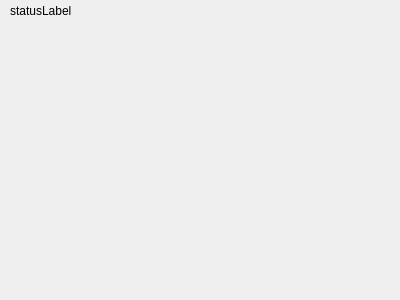
<?xml version="1.0" encoding="UTF-8"?>
<ui version="4.0">
 <class>VideoWidget</class>
 <widget class="QWidget" name="VideoWidget">
  <property name="geometry">
   <rect>
    <x>0</x>
    <y>0</y>
    <width>400</width>
    <height>300</height>
   </rect>
  </property>
  <property name="windowTitle">
   <string>Form</string>
  </property>
  <widget class="QLabel" name="statusLabel">
   <property name="geometry">
    <rect>
     <x>10</x>
     <y>0</y>
     <width>101</width>
     <height>21</height>
    </rect>
   </property>
   <property name="text">
    <string>statusLabel</string>
   </property>
  </widget>
 </widget>
 <resources/>
 <connections/>
</ui>
